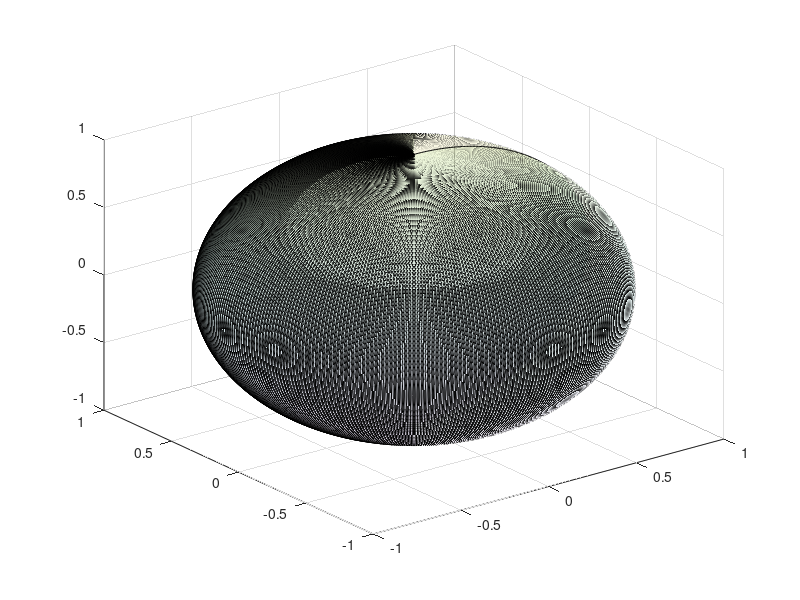

Here is the MATLAB script that generated this plot: (Note: this script raises an error after producing the figure.)
% parameters

lambda = -0.01;
mu = -1;

eq = @(t, y) [lambda * y(1); mu * y(2)];

t0 = 0;
te = 1;
nStep = 1000;
timeVec = linspace(t0, te, nStep);

% initial condition

y0 = [0; -pi/2];

% solution

[tSol, ySol] = ode45(eq, timeVec, y0);

% plot

figure('Units','centimeters','Position',[10 10 20 15])
[xS2, yS2, zS2] = sphere(360);
h = surf(xS2, yS2, zS2, 'FaceAlpha', 0.1); 
h.EdgeColor = 'none';
hold on
for i = 1:nStep
    % to cart coord
    q = sph2cart(ySol(i, :));
    % Plot pendulum at time step i
    plot3(q(1), q(2), q(3), '*r', 'MarkerSize', 2);
    xlabel("x")
    ylabel("y")
    zlabel("z")
    str = "Time evolution, T="+num2str((timeVec(2)-timeVec(1))*i);
    axis equal;
    title(str, 'FontSize', 16)
    pause(0.0000000000001);
end
